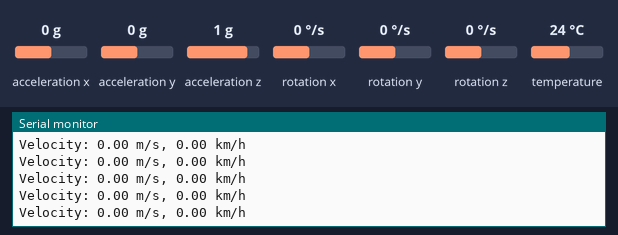
The sketch below on a simulated Arduino Uno, built with avr-gcc and run on an emulated ATmega328P. Parts: the last lines printed to the serial monitor. Inputs (shaded band) come from the test bench; at power-on: acceleration y 0 g, rotation y 0 °/s, acceleration x 0 g, acceleration z 1 g, rotation x 0 °/s, rotation z 0 °/s, temperature 24 °C.

Above: at 2.4 s.
2.5 s: acceleration y set to -1.4 g
At 3.5 s:
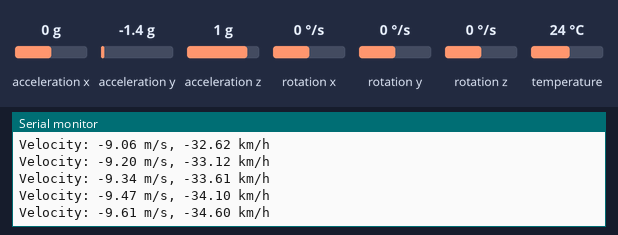
4.0 s: acceleration y set to -0.8 g
At 5.0 s:
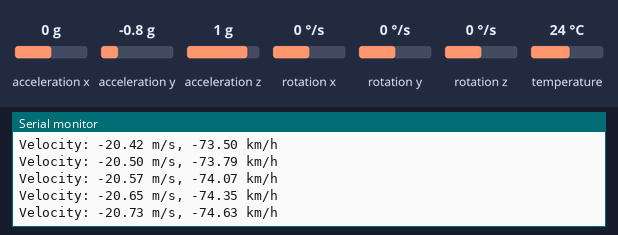
7.0 s: acceleration y set to 1.4 g
At 8.0 s:
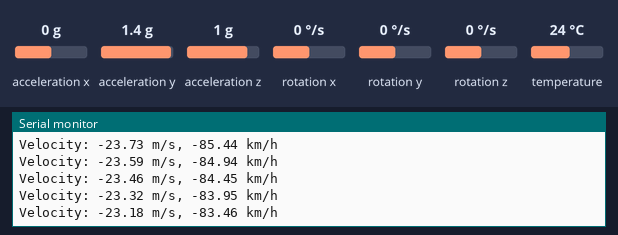
10.0 s: rotation y set to -192 °/s
At 11.1 s:
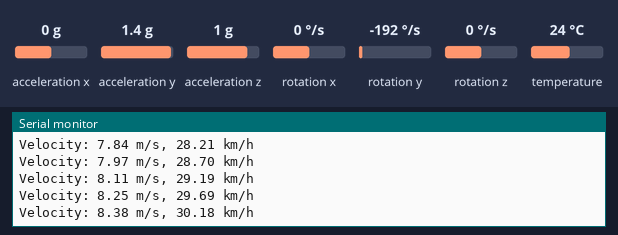
Timing chart, 0 to 12.5 s (numbered marks = the images above; inputs shaded):
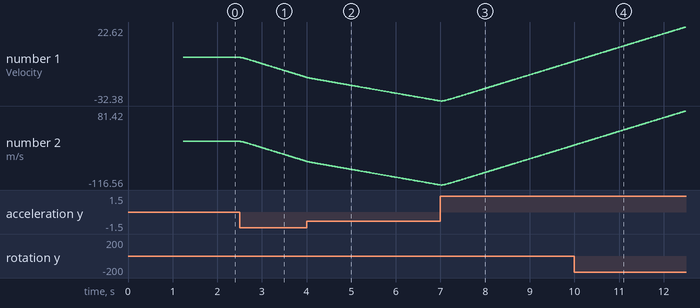

The sketch:

tryVelocityHorizontal.ino
```cpp
#include <Adafruit_MPU6050.h>
#include <Adafruit_Sensor.h>

Adafruit_MPU6050 mpu;

// Variables for storing acceleration and velocity values
const float dt = 0.01;  // Time interval between measurements (in seconds)
float velocity = 0.0;
float acceleration = 0.0;
float filteredAcceleration = 0.0;
float gyroX = 0.0;
float gyroY = 0.0;
float gyroDisplacementX = 0.0;
float gyroDisplacementY = 0.0;
float accelOffsetX = 0.0;
float gyroOffsetX = 0.0;
float gyroOffsetY = 0.0;
//int dataOutn2 = 0, dataOutn3 = 0;
float vKmY, veloKm;

void setup() {
  // Try to initialize!
  Serial.begin(115200);
  if (!mpu.begin()) {
    Serial.println("Failed to find MPU6050 chip");
    while (1) {
      delay(10);
    }
  }

  mpu.setAccelerometerRange(MPU6050_RANGE_2_G);
  mpu.setGyroRange(MPU6050_RANGE_2000_DEG);

  // Perform sensor calibration
  int numCalibrationSamples = 100;
  for (int i = 0; i < numCalibrationSamples; i++) {
    sensors_event_t a, g, temp;
    mpu.getEvent(&a, &g, &temp);

    acceleration = a.acceleration.y;
    gyroX = g.gyro.x;
    gyroY = g.gyro.y;

    accelOffsetX += acceleration;
    gyroOffsetX += gyroX;
    gyroOffsetY += gyroY;
    delay(10); // Delay between samples
  }
  accelOffsetX /= numCalibrationSamples;
  gyroOffsetX /= numCalibrationSamples;
  gyroOffsetY /= numCalibrationSamples;
}

void loop() {
  // Read accelerometer data
  sensors_event_t a, g, temp;
  mpu.getEvent(&a, &g, &temp);

  acceleration = a.acceleration.y;
  gyroX = g.gyro.x;
  gyroY = g.gyro.y;

  // Apply calibration offsets
  acceleration -= accelOffsetX;
  gyroX -= gyroOffsetX;
  gyroY -= gyroOffsetY;

  // Implement noise filtering
  const float alpha = 0.2; // Smoothing factor (0 < alpha < 1)
  filteredAcceleration = alpha * acceleration + (1 - alpha) * filteredAcceleration;

  // Calculate angular displacement
  gyroDisplacementX += gyroX * dt;
  gyroDisplacementY += gyroY * dt;

  // Combine accelerometer and gyroscope data
  float horizontalAcceleration = filteredAcceleration + gyroDisplacementY * dt;
  velocity += horizontalAcceleration * dt;

  vKmY = velocity * 3.6;

  if (vKmY > 0) {
    veloKm = vKmY;
  } else {
    veloKm = 0;
  }

  // Print the horizontal velocity
  Serial.print("Velocity: ");
  Serial.print(velocity);
  Serial.print(" m/s, ");
  Serial.print(vKmY);
  Serial.println(" km/h");
  // Update previous time
  // Delay for the desired sampling rate
  delay(dt * 1000);
}
```

Measured:
- after the input at 2.5 s, the serial monitor: prints a new line at once (image 1)
- plotted number 1: 0 → -14.69 after the input at 2.5 s
- plotted number 2: 0 → -52.89 after the input at 2.5 s
